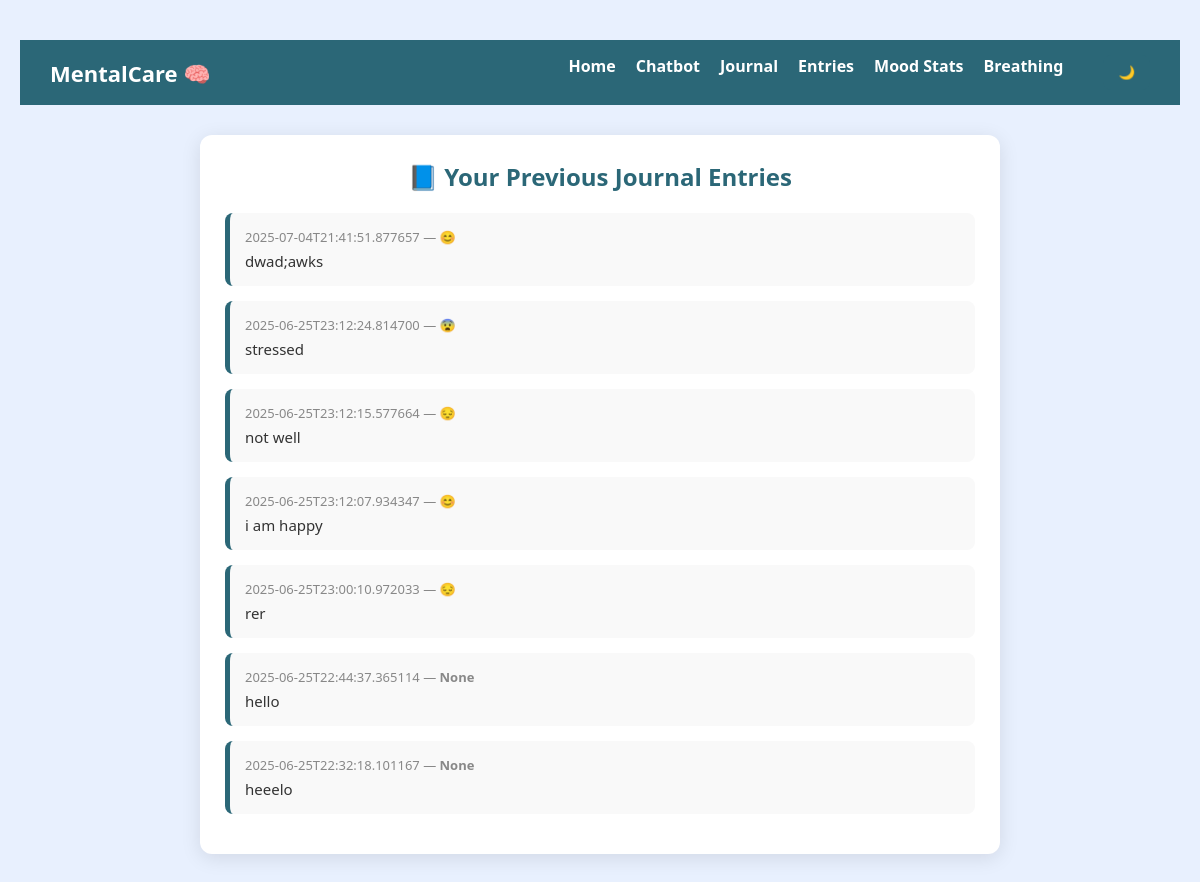
/journal/entries, run on the app's committed database.
### tables this page shows
CREATE TABLE journal (
            id INTEGER PRIMARY KEY AUTOINCREMENT,
            entry TEXT NOT NULL,
            timestamp TEXT NOT NULL
        , mood text);

### app.py (the view)
@app.route("/journal/entries")
def view_entries():
    with sqlite3.connect(DB_PATH) as conn:
        c = conn.cursor()
        c.execute("SELECT entry, mood, timestamp FROM journal ORDER BY timestamp DESC")
        entries = c.fetchall()
    return render_template("view_entries.html", entries=entries)

### templates/view_entries.html
{% extends 'base.html' %}
{% block content %}
  <h2>📘 Your Previous Journal Entries</h2>
  {% if entries %}
    <ul class="journal-list">
      {% for entry, mood, timestamp in entries %}
  <li>
    <div class="timestamp">{{ timestamp }} — <strong>{{ mood }}</strong></div>
    <div class="entry">{{ entry }}</div>
  </li>
{% endfor %}
    </ul>
  {% else %}
    <p>No journal entries found yet.</p>
  {% endif %}
{% endblock %}

### templates/base.html (shortened to what this page needs)
<!DOCTYPE html>
<html lang="en">
<head>
  <link rel="stylesheet" href="{{ url_for('static', filename='style.css') }}">
</head>
<body>
  <nav>
    <div class="nav-container">
      <h1>MentalCare 🧠</h1>
      <ul>
        <li><a href="/">Home</a></li>
        <li><a href="/chatbot">Chatbot</a></li>
        <li><a href="/journal">Journal</a></li>
        <li><a href="/journal/entries">Entries</a></li>
        <li><a href="/mood-stats">Mood Stats</a></li>
         <li><a href="/breathe">Breathing</a></li>
         <li><button id="theme-toggle" style="margin-left: 20px;">🌙</button></li>
      </ul>
    </div>
  </nav>
  <div class="page-content">
    {% block content %}{% endblock %}
  </div>
</body>
</html>

### static/style.css (style rules this page uses)
* { margin: 0; padding: 0; box-sizing: border-box; }
body { font-family: 'Segoe UI', sans-serif; background: #e8f0fe; padding: 40px 20px; }
h2 { text-align: center; margin-bottom: 20px; color: #2b6777; }
button { background-color: #2b6777; color: white; padding: 10px 16px; border: none; border-radius: 8px; cursor: pointer; font-weight: bold; transition: background 0.2s ease; }
nav { background: #2b6777; padding: 15px 30px; color: white; }
.nav-container { display: flex; justify-content: space-between; align-items: center; }
nav h1 { font-size: 22px; margin: 0; }
nav ul { list-style: none; display: flex; gap: 20px; }
nav ul li a { color: white; text-decoration: none; font-weight: bold; }
.page-content { max-width: 800px; margin: 30px auto; background: white; padding: 25px; border-radius: 12px; box-shadow: 0 4px 20px rgba(0, 0, 0, 0.1); }
button { background-color: #2b6777; color: white; border: none; padding: 10px 15px; border-radius: 8px; cursor: pointer; }
.journal-list { list-style: none; padding: 0; }
.journal-list li { background: #f9f9f9; padding: 15px; border-radius: 8px; margin-bottom: 15px; border-left: 5px solid #2b6777; }
.timestamp { font-size: 13px; color: #888; margin-bottom: 5px; }
.entry { font-size: 15px; color: #333; white-space: pre-wrap; }

### data on the page
journal: timestamp "2025-07-04T21:41:51.877657", mood "😊", entry "dwad;awks"
journal: timestamp "2025-06-25T23:12:24.814700", mood "😨", entry "stressed"
journal: timestamp "2025-06-25T23:12:15.577664", mood "😔", entry "not well"
journal: timestamp "2025-06-25T23:12:07.934347", mood "😊", entry "i am happy"
journal: timestamp "2025-06-25T23:00:10.972033", mood "😔", entry "rer"
journal: timestamp "2025-06-25T22:44:37.365114", mood "None", entry "hello"
journal: timestamp "2025-06-25T22:32:18.101167", mood "None", entry "heeelo"
